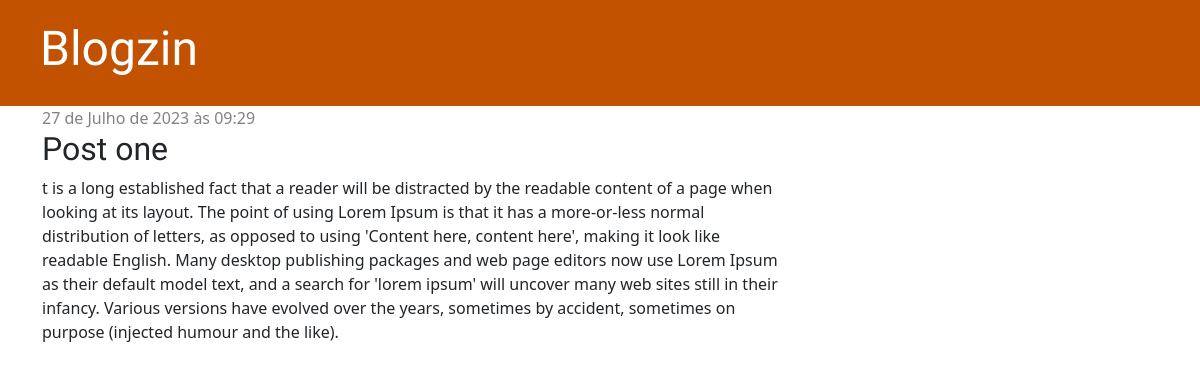
/post/1/, run on an earlier commit of the app's database.
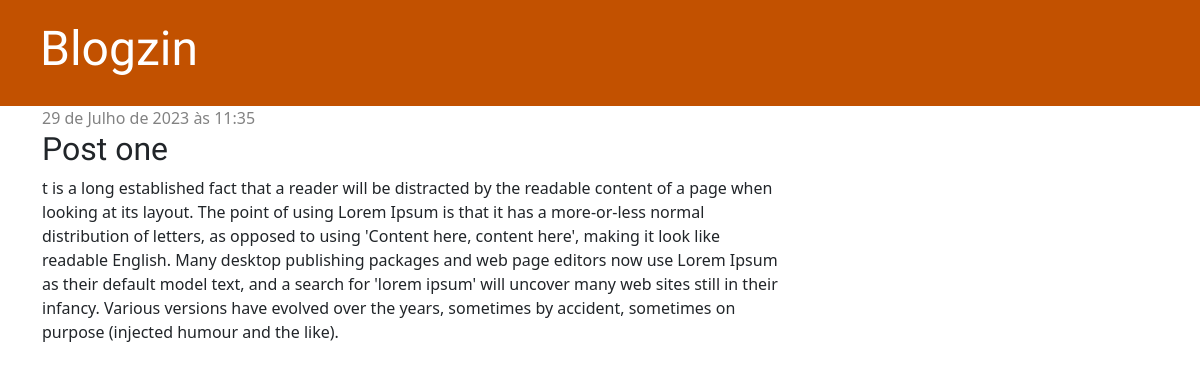
And on a later commit of the database.
### blog/models.py (models this page shows, shortened)
class Post(models.Model):
    author = models.ForeignKey(settings.AUTH_USER_MODEL, on_delete=models.CASCADE)
    title = models.CharField(max_length=200)
    text = models.TextField()
    created_date = models.DateTimeField(default=timezone.now)
    published_date = models.DateTimeField(blank=True, null=True)

### blog/views.py (the view)
# urls.py: path('post/<int:pk>/', views.post_detail, name='post_detail'),
def post_detail(request, pk):
    post = get_object_or_404(Post, pk=pk)
    return render(request, "blog/post_detail.html", {"post":post})

### blog/templates/blog/post_detail.html (shortened to what this page needs)
{% extends 'blog/base.html' %}
{% block content %}
    <div class="post">
        {% if post.published_date %}
            <div class="date">
                {{ post.published_date }}
            </div>
        {% endif %}
        <h2>{{ post.title }}</h2>
        <p>{{ post.text|linebreaksbr }}</p>
        </div>
{% endblock %}

### blog/templates/blog/base.html (shortened to what this page needs)
{% load static %}
<!doctype html>
<html lang="pt-br">
  <head>
    <link rel="stylesheet" href="{% static 'css/blog.css' %}">
    <link href="https://cdn.jsdelivr.net/npm/bootstrap@5.0.2/dist/css/bootstrap.min.css" rel="stylesheet">
  </head>
  <body>
    <div class="page-header">
        <h1><a href="/">Blogzin</a></h1>
    </div>
    <div class="content container">
        <div class="row">
            <div class="col-md-8">
            {% block content %}
            {% endblock %}
            </div>
        </div>
    </div>
</body>
</html>

### blog/static/css/blog.css (style rules this page uses)
.page-header { background-color: #C25100; margin-top: 0; padding: 20px 20px 20px 40px; }
.page-header h1, .page-header h1 a, .page-header h1 a:visited, .page-header h1 a:active { color: #ffffff; font-size: 36pt; text-decoration: none; }
.content { margin-left: 40px; }
h1, h2, h3, h4 { font-family: 'Lobster', cursive; }
.date { color: #828282; }
.post { margin-bottom: 70px; }
a:link { text-decoration: none; }

What changed in the data, as far as the page shows it:
changed Post "Post one": published_date "27 de Julho de 2023 às 09:29" → "29 de Julho de 2023 às 11:35"
